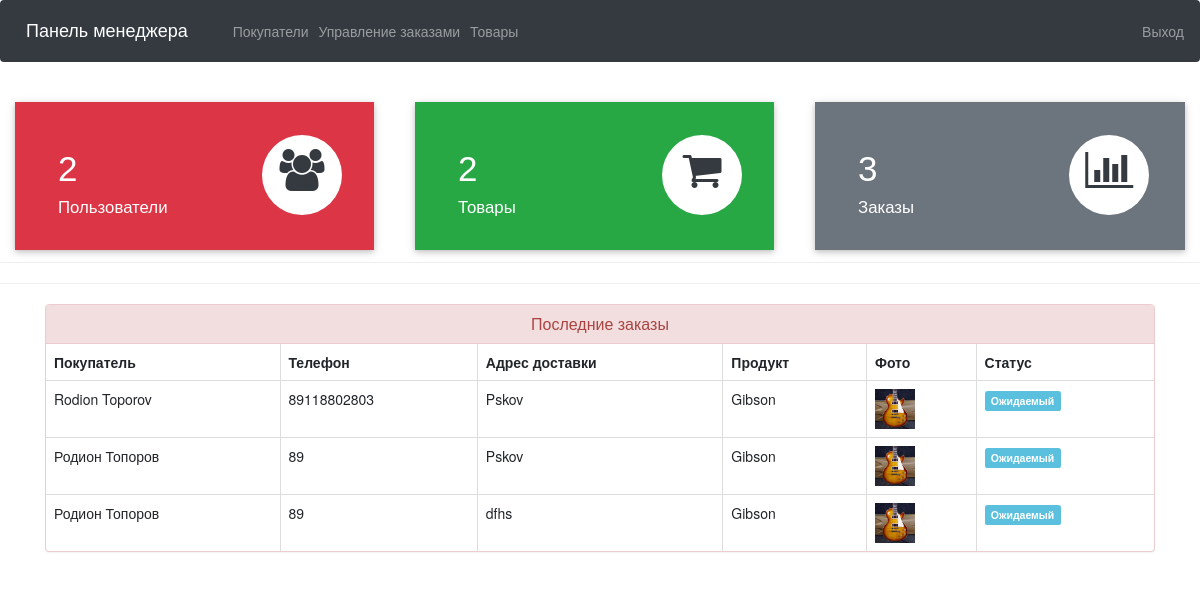
The app's page /admin-dashboard (signed in) with its own data.
### ecom/models.py (models this page shows, shortened)
class Customer(models.Model):
    user=models.OneToOneField(User,on_delete=models.CASCADE)
    profile_pic= models.ImageField(upload_to='profile_pic/CustomerProfilePic/',null=True,blank=True)
    address = models.CharField(max_length=40)
    mobile = models.CharField(max_length=20,null=False)
    @property
    def get_name(self):
        return self.user.first_name+" "+self.user.last_name

class Orders(models.Model):
    STATUS =(
        ('Pending','Pending'),
        ('Order Confirmed','Order Confirmed'),
        ('Out for Delivery','Out for Delivery'),
        ('Delivered','Delivered'),
    )
    customer=models.ForeignKey('Customer', on_delete=models.CASCADE,null=True)
    product=models.ForeignKey('Product',on_delete=models.CASCADE,null=True)
    email = models.CharField(max_length=50,null=True)
    address = models.CharField(max_length=500,null=True)
    mobile = models.CharField(max_length=20,null=True)
    order_date= models.DateField(auto_now_add=True,null=True)
    status=models.CharField(max_length=50,null=True,choices=STATUS)

class Product(models.Model):
    name=models.CharField(max_length=40)
    product_image= models.ImageField(upload_to='product_image/',null=True,blank=True)
    price = models.PositiveIntegerField()
    description=models.CharField(max_length=40)

### ecom/views.py (the view)
# urls.py: path('admin-dashboard', views.admin_dashboard_view,name='admin-dashboard'),
@login_required(login_url='adminlogin')
def admin_dashboard_view(request):
    customercount=models.Customer.objects.all().count()
    productcount=models.Product.objects.all().count()
    ordercount=models.Orders.objects.all().count()
    orders=models.Orders.objects.all()
    ordered_products=[]
    ordered_bys=[]
    for order in orders:
        ordered_product=models.Product.objects.all().filter(id=order.product.id)
        ordered_by=models.Customer.objects.all().filter(id = order.customer.id)
        ordered_products.append(ordered_product)
        ordered_bys.append(ordered_by)
    mydict={
    'customercount':customercount,
    'productcount':productcount,
    'ordercount':ordercount,
    'data':zip(ordered_products,ordered_bys,orders),
    }
    return render(request,'ecom/admin_dashboard.html',context=mydict)

### templates/ecom/admin_dashboard.html
{% extends 'ecom/admin_base.html' %}
{% load static %}
{% block content %}
<br>
{%include 'ecom/admin_dashboard_cards.html'%}
<br><br><br><br><br>
<hr><hr>
<div class="container" >
    <div class="panel panel-danger" >
      <div class="panel-heading" style="text-align:center;">
        <h6 class="panel-title">Последние заказы</h6>
      </div>
      <table class="table table-hover table-bordered" id="dev-table">
        <thead>
          <tr>
            <th>Покупатель</th>
            <th>Телефон</th>
            <th>Адрес доставки</th>
            <th>Продукт</th>
            <th>Фото</th>
            <th>Статус</th>
          </tr>
        </thead>
        {% for product,customer,order in data %}
        <tr>
          {% for c in customer %}
          <td> {{c.get_name}}</td>
          <td>{{c.mobile}}</td>
          <td>{{order.address}}</td>
          {% endfor %}
          {% for p in product %}
          <td> {{p.name}}</td>
          <td> <img src="{% static p.product_image.url %}" alt="Profile Pic" height="40px" width="40px" /></td>
          {% if order.status == 'Pending'%}
          <td> <span class="label label-info">Ожидаемый</span></td>
          {% elif order.status == 'Delivered' %}
          <td> <span class="label label-success">{{order.status}}</span></td>
          {% elif order.status == 'Out for Delivery' %}
          <td> <span class="label label-warning">{{order.status}}</span></td>
          {%else%}
            <td> <span class="label label-primary">{{order.status}}</span></td>
          {%endif%}
          {% endfor %}
        </tr>
        {% endfor %}
      </table>
  </div>
</div>
{% endblock content %}

### records on screen
Orders: address "Pskov"
Customer: get_name "Rodion Toporov", mobile "89118802803"
Product: name "Gibson", product_image (picture)
Orders: address "Pskov"
Customer: get_name "Родион Топоров", mobile "89"
Orders: address "dfhs"

### other values on screen
{{ customercount }} "2"
{{ productcount }} "2"
{{ ordercount }} "3"
